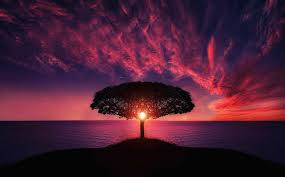
#> input picture Histograms & K-Means for Dominant Colors/images/download (1).jpeg, 285 x 177 px, found by its file name; its folder holds only this picture in this run
$ jupyter execute --allow-errors 'Histograms & K-Means for Dominant Colors.ipynb'
#> lines starting #> are read from the running program, lines starting #| are printed output that depends on the picture
# Step 1: Load the libraries

[cell 1]
import cv2
import matplotlib.pyplot as plt
import numpy as np
from sklearn.cluster import KMeans
import os

# Step 2: Load the Image

[cell 2]
image = cv2.imread(r"C:\Users\rhyth\Desktop\open_cv\Histograms & K-Means for Dominant Colors\TrumpPortrait.jpg")
#> (the rest of this cell did not finish here and is left out)

"First, we load the image using OpenCV. Since OpenCV loads images in BGR format, we convert it to RGB for correct color display."

 # Step 3: Preprocess for K-Means
 "We reshape the image into a 2D array where each row is a pixel, and each column is a color channel—Red, Green, and Blue."

#> (a cell that did not finish here is left out)

[cell 4]
image

#> (a cell that did not finish here is left out)

# 🤖 Step 4: Apply K-Means Clustering
"Now, we use KMeans to find 5 dominant colors in the image. The algorithm groups similar colors together."

[cell 6]
kmeans = KMeans(n_clusters=5)
#> (the rest of this cell did not finish here and is left out)

 # Step 5: Get the Cluster Centers
 "The cluster_centers_ gives us the RGB values of the dominant colors, and labels_ tells us which pixel belongs to which cluster."

#> (a cell that did not finish here is left out)

# Step 6: Create Histogram of Clusters
"This function calculates the relative frequency of each color cluster.
The histogram shows how much of the image is made up of each dominant color."

[cell 8]
def centroid_histogram(labels):
    num_labels = np.arange(0, len(np.unique(labels)) + 1)
    hist, _ = np.histogram(labels, bins=num_labels)
    hist = hist.astype("float")
    hist /= hist.sum()
    return hist

# Step 7: Create the Color Bar

[cell 9]
#"This function creates a color bar—each segment represents a dominant color and its size reflects how dominant it is."
def plot_colors(hist, centroids):
    bar = np.zeros((50, 300, 3), dtype="uint8")
    start_x = 0

    for (percent, color) in zip(hist, centroids):
        end_x = start_x + (percent * 300)
        cv2.rectangle(bar, (int(start_x), 0), (int(end_x), 50),
                      color.astype("uint8").tolist(), -1)
        start_x = end_x
    return bar

#> (a cell that did not finish here is left out)

# let's combine them all

[cell 11]
image = cv2.imread(r"C:\Users\rhyth\Desktop\open_cv\Histograms & K-Means for Dominant Colors\TrumpPortrait.jpg")
#> (the rest of this cell did not finish here and is left out)

[cell 12]
# Path to your image folder
folder_path = r"C:\Users\rhyth\Desktop\open_cv\Histograms & K-Means for Dominant Colors\images"

# List all image files in the folder
image_files = [f for f in os.listdir(folder_path) if f.lower().endswith(('.jpg', '.jpeg', '.png'))]

for image_file in image_files:
    image_path = os.path.join(folder_path, image_file)
    image = cv2.imread(image_path)
#> image is the input picture: shape (177, 285, 3); mean B, G, R 51.4, 30.5, 73.5
    if image is None:
        continue  # Skip unreadable files

    image = cv2.cvtColor(image, cv2.COLOR_BGR2RGB)
    reshaped_image = image.reshape((-1, 3))

    # KMeans clustering
    kmeans = KMeans(n_clusters=5, random_state=42)
    kmeans.fit(reshaped_image)
    colors = kmeans.cluster_centers_.astype(int)
    labels = kmeans.labels_
    hist = centroid_histogram(labels)
    bar = plot_colors(hist, colors)
#> after the loop in plot_colors, `for (percent, color) in zip(hist, centroids):`:
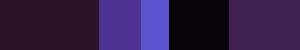
#> bar: shape (50, 300, 3); mean of channels 0, 1, 2 73.1, 30.2, 50.8; drawn as B, G, R

    # Plot the original image
    plt.figure(figsize=(8, 4))
    plt.subplot(1, 2, 1)
    plt.imshow(image)
    plt.title(f"Image: {image_file}")
    plt.axis("off")

    # Plot the color histogram bar
    plt.subplot(1, 2, 2)
    plt.imshow(bar)
    plt.title("Dominant Colors")
    plt.axis("off")

    plt.tight_layout()
    plt.show()
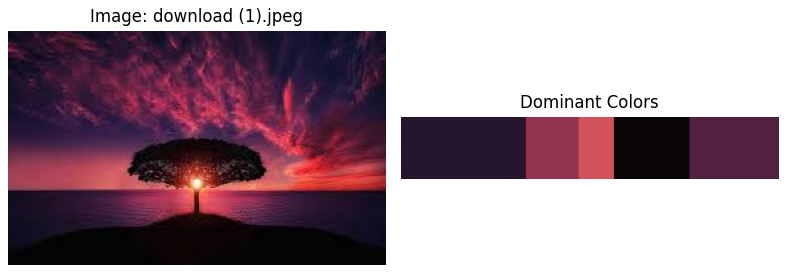
#> figure drawn by matplotlib, 2 panels

$ run again, on Histograms & K-Means for Dominant Colors/images/download.jpeg
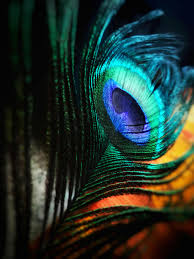
#> input picture Histograms & K-Means for Dominant Colors/images/download.jpeg, 194 x 259 px, found by its file name
#> image is the input picture: shape (259, 194, 3); mean B, G, R 42.9, 49.4, 33.7
#> after the loop in plot_colors, `for (percent, color) in zip(hist, centroids):`:
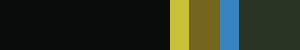
#> bar: shape (50, 300, 3); mean of channels 0, 1, 2 33.1, 48.4, 42.1; drawn as B, G, R
#> `plt.show()`:
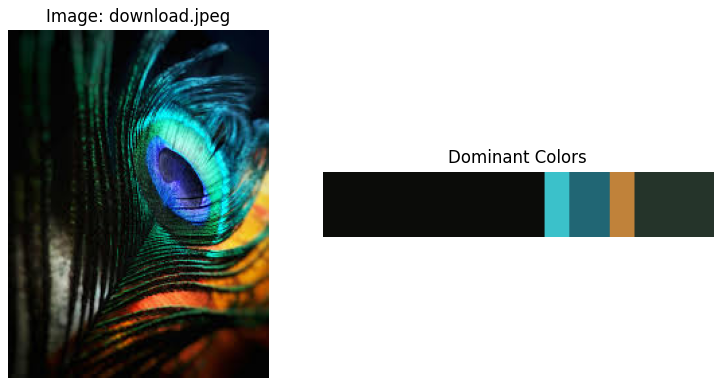
#> figure drawn by matplotlib, 2 panels
